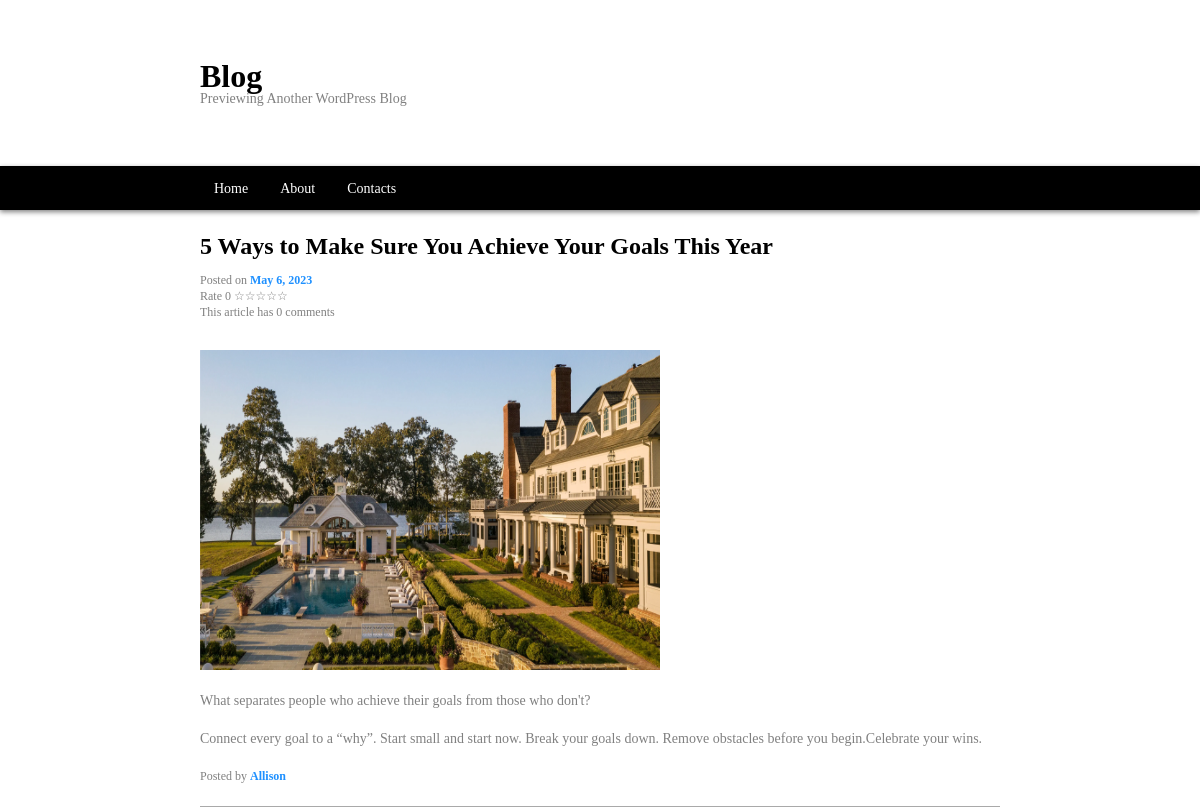
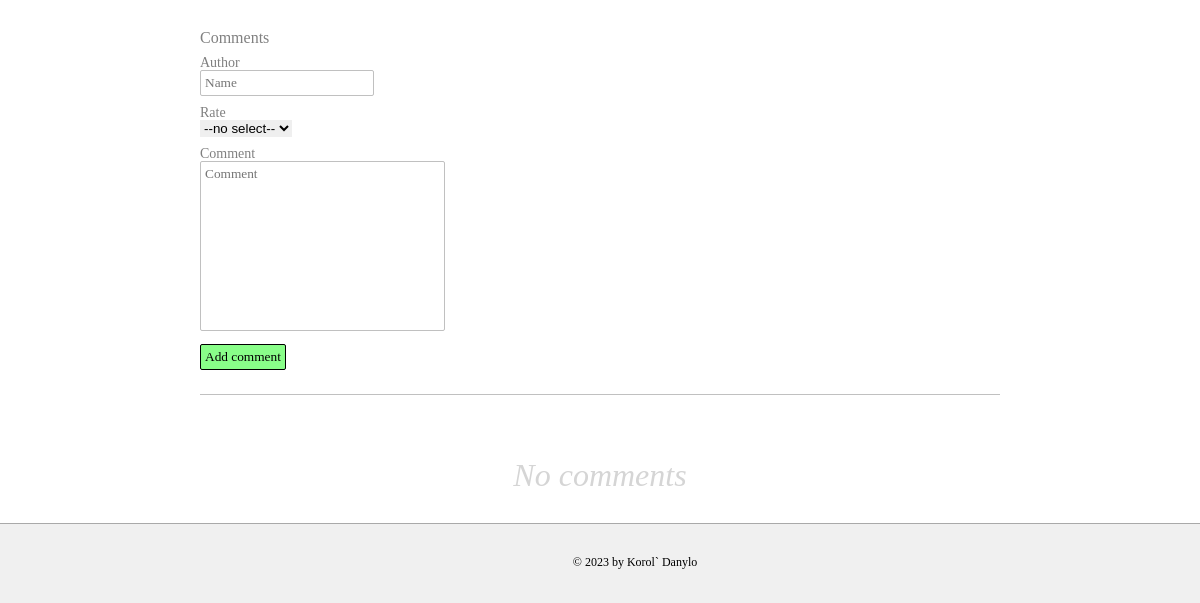
/webroot/article.php?id=2, run on an earlier commit of the app's database (2 pictures, top to bottom).
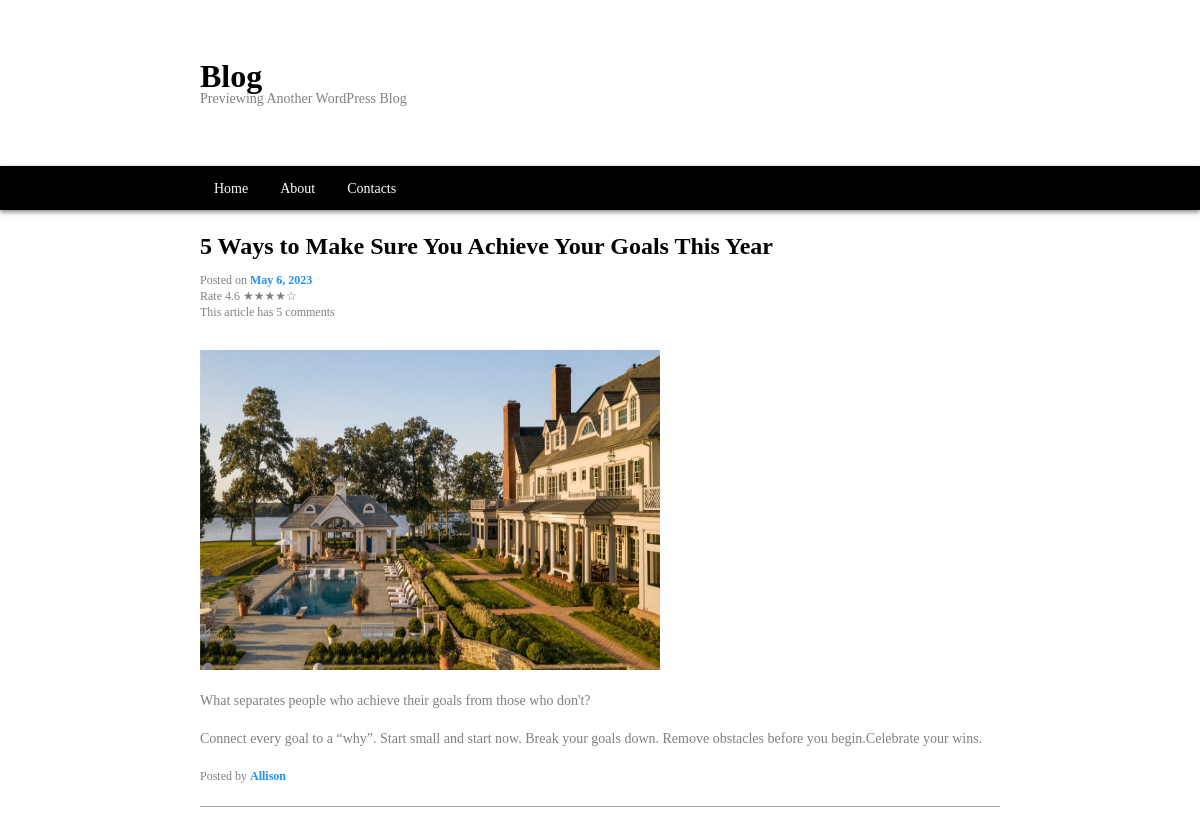
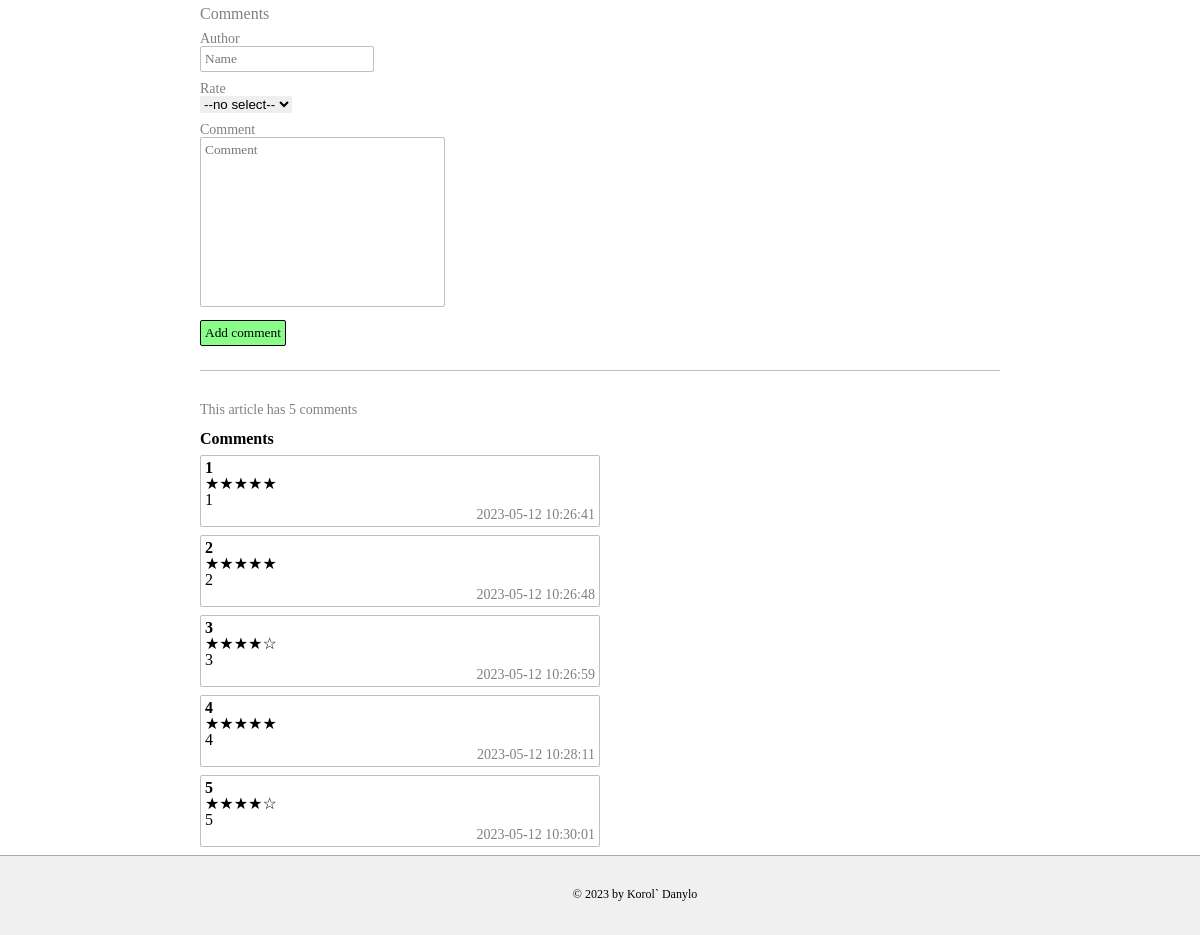
And on a later commit of the database (2 pictures, top to bottom).
### tables this page shows
CREATE TABLE comments (
      id INTEGER NOT NULL PRIMARY KEY AUTOINCREMENT,
      article_id INTEGER NOT NULL REFERENCES articles(id),
      author TEXT NOT NULL,
      rate INTEGER NOT NULL,
      content TEXT NOT NULL,
      created TEXT NOT NULL
    );

### inc/functions.php (called while the page is built, shortened)
<?php
function getConnection(): PDO
{
  try {
    return new PDO('sqlite:../blog.sqlite');
  } catch (PDOException $e) {
    http_response_code(500);
    exit();
  }
}
function getArticle(int $articleId): ?array
{
  $pdo = getConnection();
  $sql =
    'SELECT articles.*, AVG(comments.rate) avg_rate, COUNT(comments.id) comments_count
    FROM articles LEFT JOIN comments ON articles.id = comments.article_id
    WHERE articles.id=:id
    GROUP BY articles.id';
  $statment = $pdo->prepare($sql);
  $statment->execute(['id' => $articleId]);
  $article = $statment->fetch(PDO::FETCH_ASSOC);
  return $article ? $article : null;
}
function getComments(int $articleId): array
{
  $pdo = getConnection();
  $sql = 'SELECT * FROM comments WHERE article_id=:id';
  $statement = $pdo->prepare($sql);
  $statement->execute(['id' => $articleId]);
  return $statement->fetchAll(PDO::FETCH_ASSOC);
}

### inc/article.php (the view)
<?php
$tag = 'Home' === $currentPage ? 'h2' : 'h1';
$url = 'article.php?id=' . $article['id'];
$rate = round(($article['avg_rate'] ?? 0) * 10) / 10;
$rate_by_star = str_repeat('&#9733', (int) ($rate)) . str_repeat('&#9734', 5 - (int) ($rate));
$comments_count = $article['comments_count'] ?? 0;
?>
<article class='blog-article'>
  <header>
    <a href=<?= $url ?>>
      <<?= $tag ?> class="title-article"><?= $article['title']; ?></<?= $tag ?>>
    </a>
  </header>
  <div class='posted'>
    Posted on <span class='posted__date'>
      <?= $date = DateTime::createFromFormat('Y-m-d', $article['date'])->format('F j, Y') ?>
    </span>
  </div>
  <div class='rate'>
    Rate
    <?= $rate ?>
    <?= $rate_by_star ?>
  </div>
  <div class='comments-count'>
    This article has
    <?= $comments_count ?> comments
  </div>
  <img src='../assets/<?= $article['img'] ?>' alt=<?= $article['img'] ?>>
  <div class='info'>
    <?= $article['info']; ?>
  </div>
  <div class='description'>
    <?= $article['description']; ?>
  </div>
  <footer>
    Posted by <span class='author'>
      <?= $article['author'] ?>
    </span>
  </footer>
</article>

### inc/comments.php (shortened to what this page needs)
<form id='comment-form' action="article.php?id=<?= $articleId ?>" method="post">
  Comments<br>
  <div class="input">
    <label for="author">Author</label><br>
    <input type="text" name="author" id="author" placeholder="Name"
      value="<?= htmlspecialchars($response['author'] ?? ''); ?>">
  </div>
  <div class="input">
    <label for="rate">Rate</label><br>
    <select name="rate" id="rate">
      <option value="0">--no select--</option>
    </select>
  </div>
  <div class="input">
    <label for="content">Comment</label><br>
    <textarea name="content" id="content" cols="30" rows="10" placeholder="Comment"
      value="<?= htmlspecialchars($response['content'] ?? ''); ?>"></textarea>
  </div>
  <input type="submit" value="Add comment">
</form>
<?php if (count($comments) > 0) { ?>
  <div class='count-comments'>This article has
    <?= count($comments) ?> comments
  </div>
  <div class="comments-list">Comments</div>
  <?php foreach ($comments as $comment) { ?>
    <div class="comment">
      <div class='author'>
        <?= htmlspecialchars($comment['author']) ?>
      </div>
      <div class='rate'>
        <?= str_repeat('&#9733', $comment['rate'])
          . str_repeat('&#9734', 5 - $comment['rate']) ?>
      </div>
      <div class='content'>
        <?= nl2br(htmlspecialchars($comment['content'])) ?>
      </div>
      <div class='created'>
        <?= $comment['created'] ?>
      </div>
    </div>
  <?php } ?>
<?php } else { ?>
  <div class="empty-comments-list">
    No comments
  </div>
<?php } ?>

What changed in the data, as far as the page shows it:
added comments: author "1", rate "★★★★★", content "1", created "2023-05-12 10:26:41"
added comments: author "2", rate "★★★★★", content "2", created "2023-05-12 10:26:48"
added comments: author "3", rate "★★★★", rate "☆", content "3", created "2023-05-12 10:26:59"
added comments: author "4", rate "★★★★★", content "4", created "2023-05-12 10:28:11"
added comments: author "5", rate "★★★★", rate "☆", content "5", created "2023-05-12 10:30:01"
Also different on the page:
$rate: "0" → "4.6"
$rate_by_star: "☆☆☆☆☆" → "★★★★☆"
$comments_count: "0" → "5"
count($comments): (not shown) → "5"
text no longer shown: "No comments"
text now shown: "This article has comments Comments"
